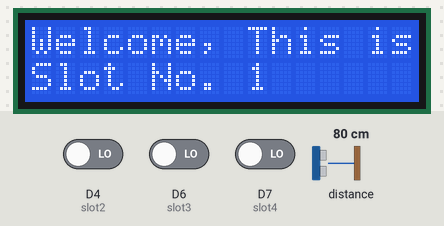
Simulated run of this sketch. Board: ESP8266 (NodeMCU). Parts: 16×2 character LCD. Wiring (inferred from the names in the program): ultrasonic range finder: trigger D0; echo D3. The inputs (shaded band) are chosen by the test bench; at power-on: distance to the obstacle 80 cm, D4 (slot2) LOW, D6 (slot3) LOW, D7 (slot4) LOW. The echo pulse lasts 58.3 µs per cm; WiFi joins after 1.5 s; servers stay silent unless stated; what the sketch prints to the serial monitor is not drawn.

Above: at 2.9 s.
3.0 s: distance to the obstacle set to 12 cm
4.6 s: distance to the obstacle set to 9 cm
At 5.3 s:
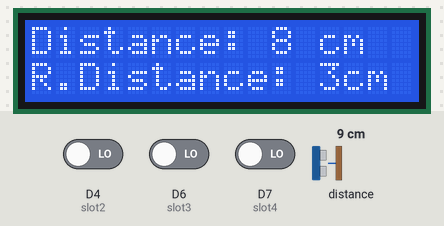
6.3 s: distance to the obstacle set to 2 cm
At 7.2 s:
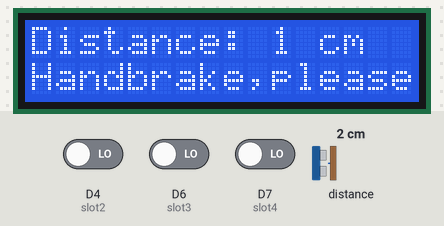
7.8 s: distance to the obstacle set to 6 cm
9.7 s: distance to the obstacle set to 9 cm
At 10.8 s:
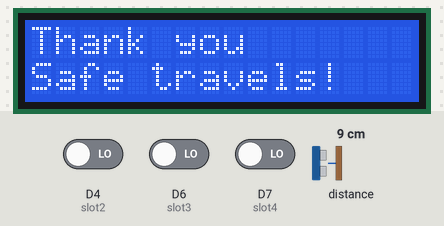
11.4 s: distance to the obstacle set to 18 cm
At 13.1 s:
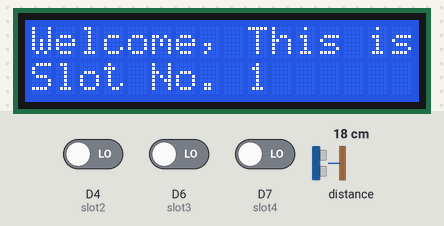
Timing chart, 0 to 14.6 s (numbered marks = the images above; inputs shaded):
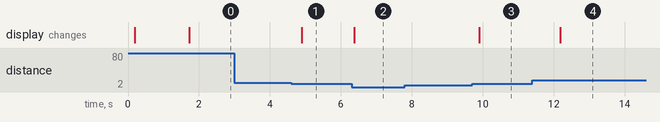

Measured:
- the behaviour switches between 11 and 10 cm on distance to the obstacle (found by bisection; images 0 and 1)
- the behaviour switches between 7 and 8 cm on distance to the obstacle (found by bisection; images 2 and 3)
- after the input at 3.0 s, every drawn part: stays the same
- after the input at 4.6 s, the display: changes after 0.29 s (image 1)
- after the input at 6.3 s, the display: changes after 0.08 s (image 2)
- after the input at 7.8 s, every drawn part: stays the same
- after the input at 9.7 s, the display: changes after 0.21 s (image 3)
- after the input at 11.4 s, the display: changes after 0.79 s (image 4)

The sketch:

smartparking.ino
```cpp
#include <LiquidCrystal_I2C.h>
#include <ESP8266WiFi.h>
#include <FirebaseESP8266.h>
#define FIREBASE_HOST "*********************************************************"
#define FIREBASE_AUTH "**********************************************"

#define LCD_ADDRESS 0x27
#define LCD_COLUMNS 16
#define LCD_ROWS 2


const char *ssid = "projectsp";
const char *password = "helloworld@25";
const int triggerPin = D0;
const int echoPin = D3;
long duration;
int distance;
int slot2 = D4;
int slot3 = D6;
int slot4 = D7;


boolean s2,s3,s4;
boolean aa = false;
boolean bb = false;
boolean cc = false;
boolean dd = false;
boolean dt=false;
boolean rt=false;
LiquidCrystal_I2C lcd(LCD_ADDRESS, LCD_COLUMNS, LCD_ROWS);
FirebaseData firebaseData;

void setup() {
  pinMode(triggerPin, OUTPUT);
  pinMode(echoPin, INPUT);
  pinMode(slot2, INPUT);
  pinMode(slot3, INPUT);
  pinMode(slot4, INPUT);

  Wire.begin();


  Serial.begin(9600);
  delay(100);
  lcd.begin(LCD_COLUMNS, LCD_ROWS);
  lcd.backlight();
  lcd.setCursor(0, 0);
  lcd.print("Connecting to ");
  lcd.setCursor(0, 1);
  lcd.print(ssid);
  Serial.print("Connecting to ");
  Serial.println(ssid);

  WiFi.begin(ssid, password);
  while (WiFi.status() != WL_CONNECTED) {
    delay(500);
    Serial.print(".");
  }
  Serial.println();
  Serial.println("Wi-Fi connected");
  Serial.print("IP address: ");
  Serial.println(WiFi.localIP());
  Firebase.begin(FIREBASE_HOST, FIREBASE_AUTH);
  lcd.clear();
  lcd.setCursor(0, 0);
  lcd.print("Welcome, This is");
  lcd.setCursor(0, 1);
  lcd.print("Slot No. 1");


}
void loop(){

s2 = digitalRead(slot2);
s3 = digitalRead(slot3);
s4 = digitalRead(slot4);

  digitalWrite(triggerPin, LOW);
  delayMicroseconds(2);
  digitalWrite(triggerPin, HIGH);
  delayMicroseconds(10);
  digitalWrite(triggerPin, LOW);
  duration = pulseIn(echoPin, HIGH);
  distance = duration * 0.034 / 2;

  if (distance > 11 && aa == false) {
    if(!Firebase.setBool(firebaseData,"/parkings/Srinagar/slot1",true)){
    Serial.println("printing to dashboard abt slot 1 availability failed");}
    else{
      Serial.println("printing to dashboard abt slot 1 availability success");
      aa=true;
    };
    lcd.clear();
    lcd.setCursor(0, 0);
    lcd.print("Welcome, This is");
    lcd.setCursor(0, 1);
    lcd.print("Slot No. 1");
  }

  if (distance >= 7 && dt == false && rt==true) {
    lcd.clear();
    lcd.setCursor(0, 0);
    lcd.print("Thank you");
    lcd.setCursor(0,1);
    lcd.print("Safe travels!");
    rt=false;
  }

  if(distance<10 && dt==true){
    lcd.setCursor(0, 0);
    lcd.print("Distance: ");
    lcd.print(distance);
    lcd.print(" cm");
    lcd.setCursor(0, 1);
    lcd.print("R.Distance: 3cm");
  }

  if(distance<=3 && dt==true){
    lcd.setCursor(0, 0);
    lcd.print("Distance: ");
    lcd.print(distance);
    lcd.print(" cm");
    lcd.setCursor(0, 1);
    lcd.print("Handbrake,please");
    dt=false;
    rt=true;
  }


if (s2 == 1 && bb == false){
  if(!Firebase.setBool(firebaseData,"/parkings/Srinagar/slot2",true)){
    Serial.println("printing to dashboard abt slot 2 availability failed");}
    else{Serial.println("printing to dashboard abt slot 2 availability success");
    bb = true;
    };
}

if (s3 == 1 && cc == false){
  if(!Firebase.setBool(firebaseData,"/parkings/Srinagar/slot3",true)){
    Serial.println("printing to dashboard abt slot 3 availability failed");}
    else{Serial.println("printing to dashboard abt slot 3 availability success");
    cc = true;
    };
}

if (s4 == 1 && dd == false){
  if(!Firebase.setBool(firebaseData,"/parkings/SrinagarR/R1",true)){
    Serial.println("printing to dashboard abt slot 4 availability failed");}
    else{Serial.println("printing to dashboard abt slot 4 availability success");
    dd = true;
    };
}


if (distance < 10 && aa == true) {
    if(!Firebase.setBool(firebaseData,"/parkings/Srinagar/slot1",false)){
    Serial.println("printing to dashboard abt slot 1 non-availability failed");}
    else{
      Serial.println("printing to dashboard abt slot 1 non-availability success");
      aa=false;
    };
    lcd.clear();
    lcd.setCursor(0, 0);
    lcd.print("Distance: ");
    lcd.print(distance);
    lcd.print(" cm");
    lcd.setCursor(0, 1);
    lcd.print("R.Distance: 3cm");
    dt=true;
  }


if (s2 == 0 && bb == true){
  if(!Firebase.setBool(firebaseData,"/parkings/Srinagar/slot2",false)){
    Serial.println("printing to dashboard abt slot 2 non-availability failed");
    }else{
      Serial.println("printing to dashboard abt slot 2 non-availability success");
      bb = false;
      };
}

if (s3 == 0 && cc == true){
  if(!Firebase.setBool(firebaseData,"/parkings/Srinagar/slot3",false)){
    Serial.println("printing to dashboard abt slot 3 non-availability failed");
    }else{
      Serial.println("printing to dashboard abt slot 3 non-availability success");
      cc = false;
      };
}

if (s4 == 0 && dd == true){
  if(!Firebase.setBool(firebaseData,"/parkings/SrinagarR/R1",false)){
    Serial.println("printing to dashboard abt slot 4 non-availability failed");
    }else{
      Serial.println("printing to dashboard abt slot 4 non-availability success");
      dd = false;
      };
}

delay(700);


}
```
